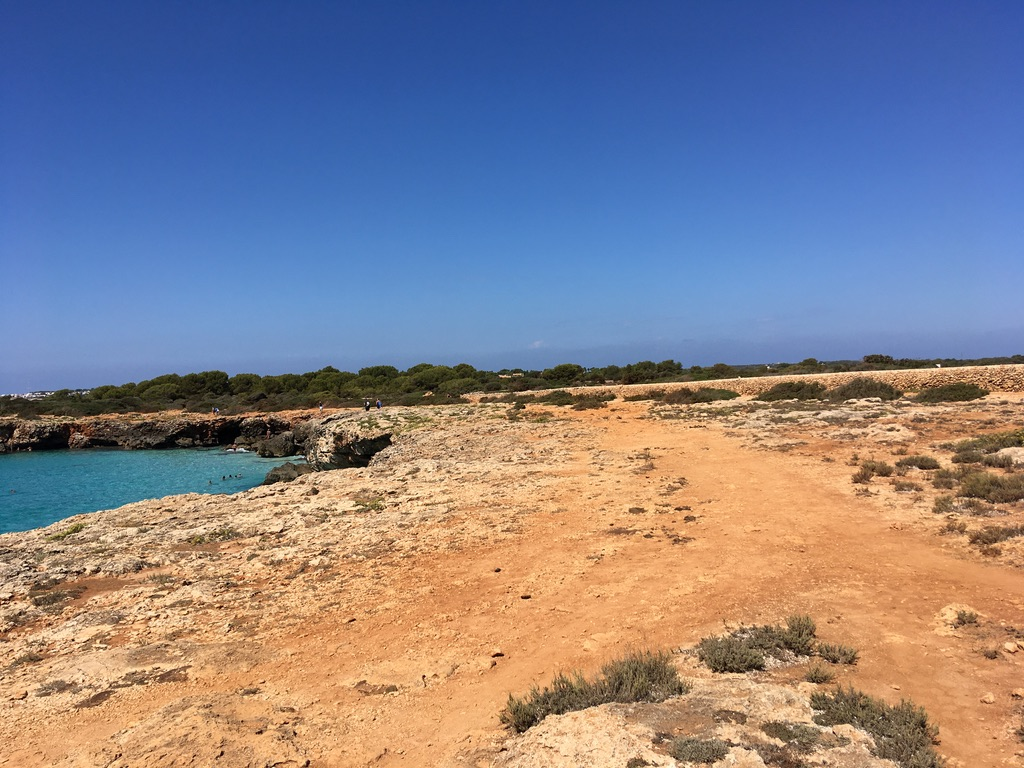
#> input picture Image Processing/Assets/images/1.jpeg, 1024 x 768 px, found by its file name; its folder holds 5 pictures in this run
$ python collage.py
#> lines starting #> are read from the running program, lines starting #| are printed output that depends on the picture
import os
import cv2
import numpy as np

columns = 3
rows = 2

margin = 25

images = os.listdir("assets/images")
image_objects = [cv2.imread(f"assets/images/{filename}") for filename in images]
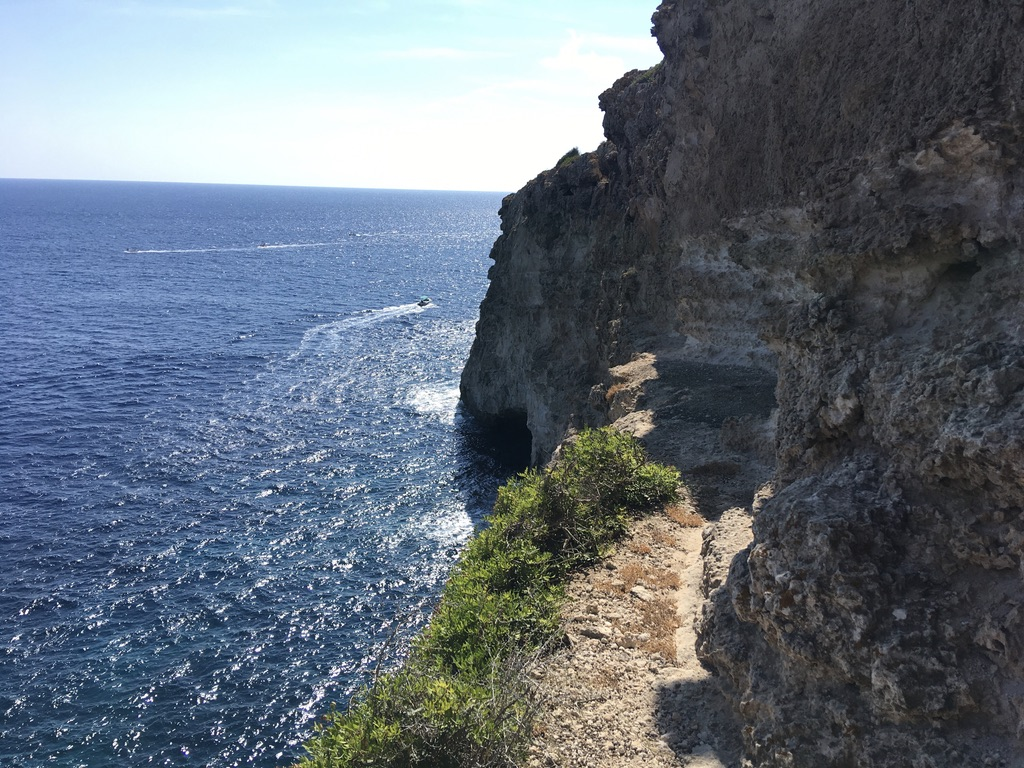
#> input picture Image Processing/Assets/images/2.jpeg, 1024 x 768 px, found by its file name
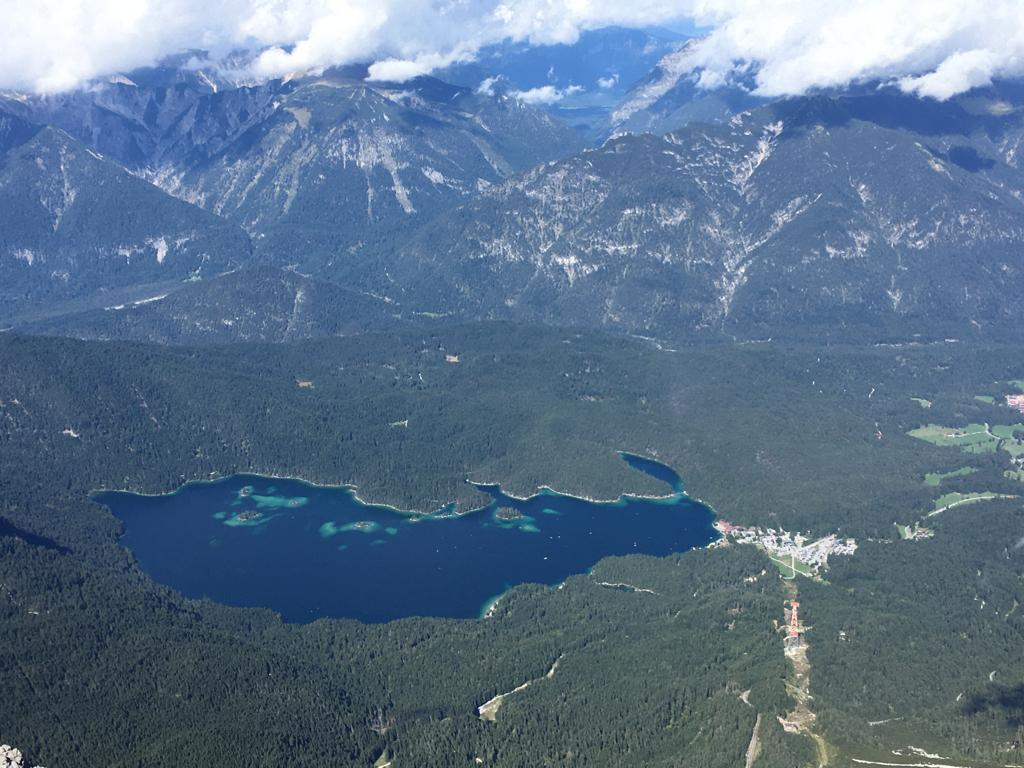
#> input picture Image Processing/Assets/images/3.jpeg, 1024 x 768 px, found by its file name
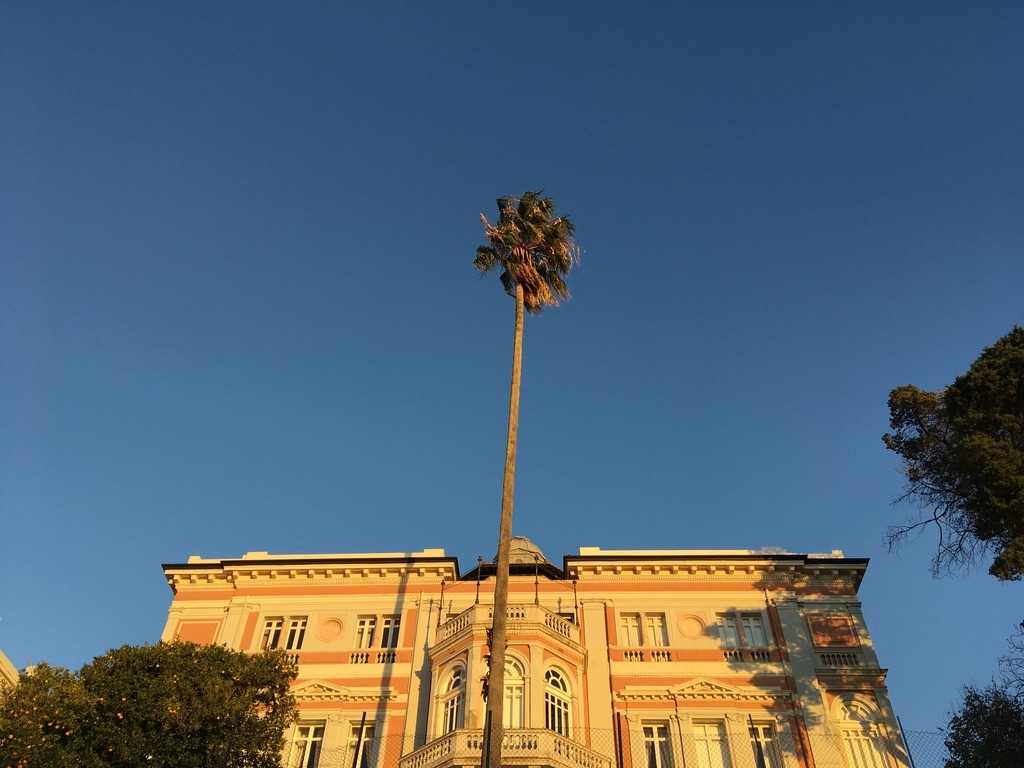
#> input picture Image Processing/Assets/images/4.jpeg, 1024 x 768 px, found by its file name
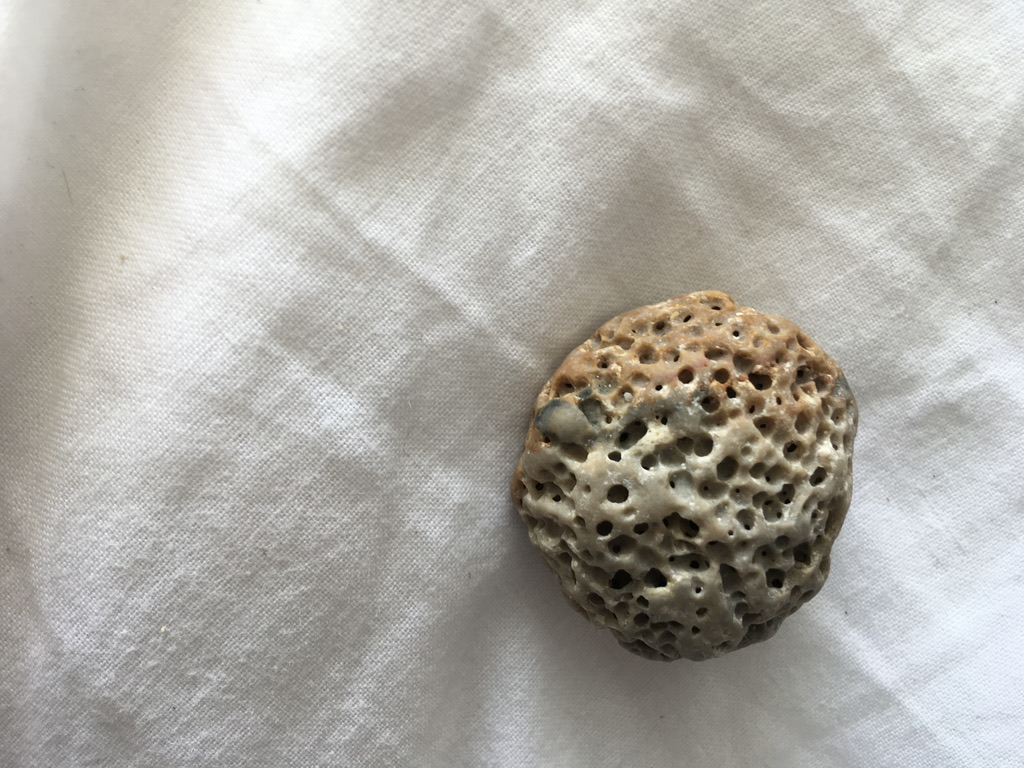
#> input picture Image Processing/Assets/images/5.jpeg, 1024 x 768 px, found by its file name
#> image_objects = 5 items

shape = cv2.imread("assets/images/1.jpeg").shape
#> shape = (768, 1024, 3)

big_image = np.zeros(
    (
        ((shape[0] + margin) * rows + margin),
        ((shape[1] + margin) * columns + margin),
        shape[2],
    ),
    np.uint8,
)

big_image.fill(255)
#> big_image: shape (1611, 3172, 3); every value is 255

positions = [(x, y) for x in range(columns) for y in range(rows)]

for (pos_x, pos_y), image in zip(positions, image_objects):
    x = pos_x * (shape[1] + margin) + margin
    y = pos_y * (shape[0] + margin) + margin

    big_image[y : y + shape[0], x : x + shape[1]] = image
#> this loop made 5 passes
#> (pos_x, pos_y, x, y) on passes 1 to 5: (0, 0, 25, 25), (0, 1, 25, 818), (1, 0, 1074, 25), (1, 1, 1074, 818), (2, 0, 2123, 25)
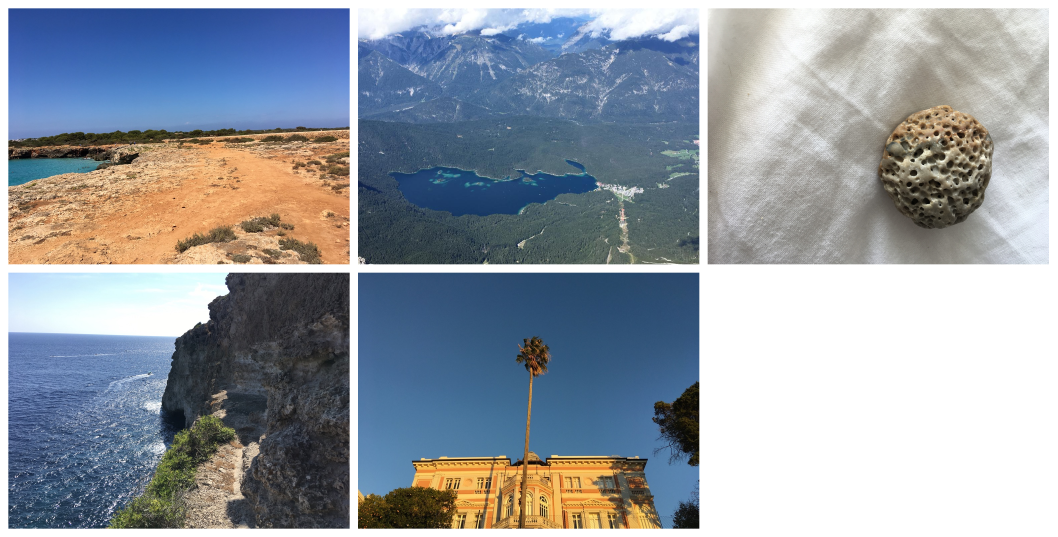
#> big_image: shape (1611, 3172, 3) (shown at 1/3 size); mean of channels 0, 1, 2 164.3, 155.6, 148.5; drawn as B, G, R

cv2.imwrite("assets/filled_grid.jpeg", big_image)
